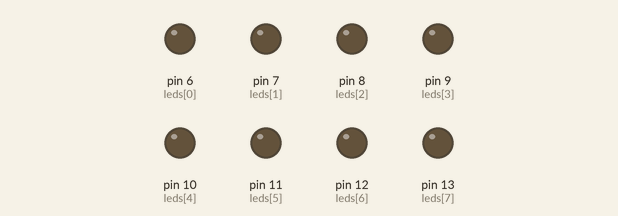
Recording of a sketch running on a simulated Arduino Uno, built with avr-gcc and run on an emulated ATmega328P. Parts: output pins drawn as LEDs (lit = HIGH).

Above: at 0.5 s.
At 1.5 s:
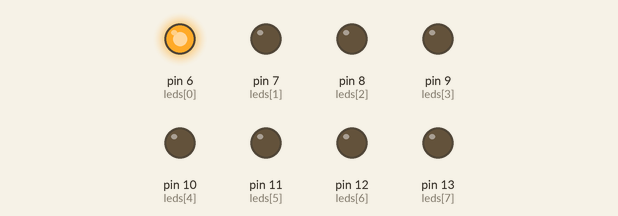
At 5.5 s:
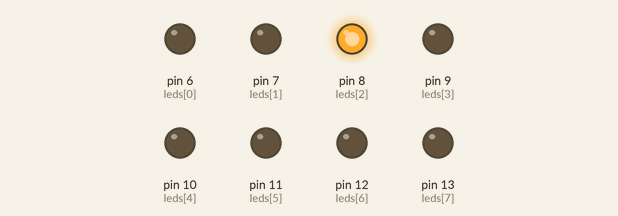
At 9.5 s:
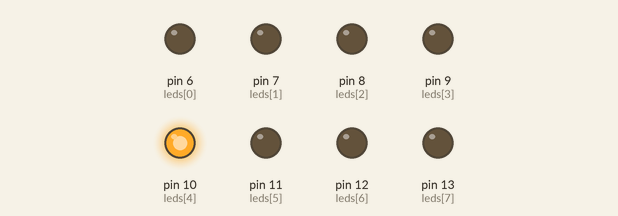
At 13.5 s:
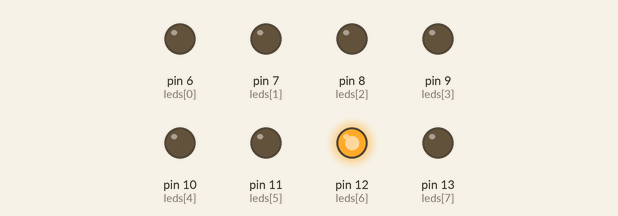
At 19.5 s:
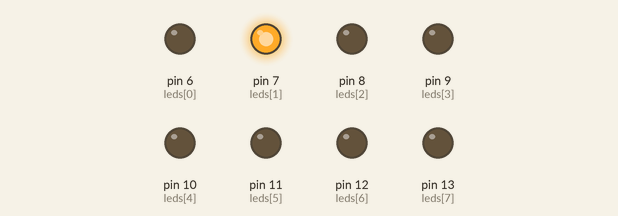
Timing chart, 0 to 20.8 s (numbered marks = the images above):
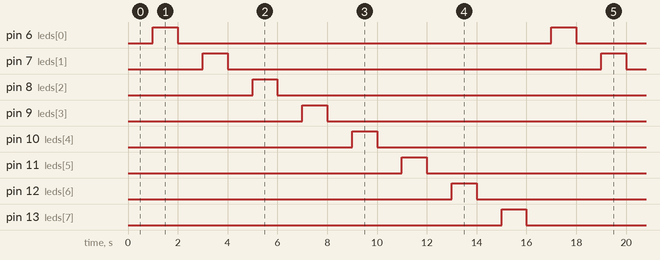

Measured:
- by itself, pin 6 (leds[0]), pin 7 (leds[1]), pin 8 (leds[2]), pin 9 (leds[3]), pin 10 (leds[4]), pin 11 (leds[5]), pin 12 (leds[6]), pin 13 (leds[7]): alternates HIGH for 1.0 s and LOW for 15.0 s
- by itself, everything shown: repeats every 16.0 s, in 16 steps

The sketch:

SE_Prog16_PrendidoLEDSMillis.ino
```cpp
int leds[8] = {6, 7, 8, 9, 10, 11, 12, 13};

void setup() {
  // put your setup code here, to run once:
  for (int i  = 0; i < 8; i++) {
    pinMode(leds[i], OUTPUT);
  }

  Serial.begin(9600);
}

long tiempoActual;
long tiempoCambioAnterior = 0;

boolean estadoLED = false;

int contador = 0;
void loop() {

  tiempoActual = millis();

  if (tiempoActual - tiempoCambioAnterior >= 1000) {

    for (int i = 0; i < 8; i++) {
      digitalWrite(leds[i], 0);
    }

    estadoLED = !estadoLED;
    digitalWrite(leds[contador], estadoLED);
    tiempoCambioAnterior = tiempoActual;
     if ( estadoLED ) {
    contador++;
  }
  }


  if (contador == 8) {
    contador = 0;
  }


}
```
